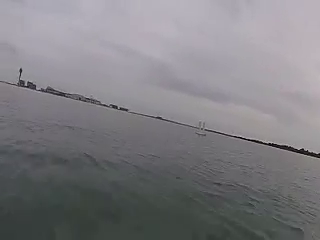
#> input picture frame 21 of src/PiCamera/testImages/some_boat.mp4, 320 x 240 px
$ python detectionHorizonMast.py   (older library calls are emulated)
#> lines starting #> are read from the running program, lines starting #| are printed output that depends on the picture; after the words box and inside, x2 and y2 are one past the last pixel; in counts of white or black regions, pixels touching at a corner belong together
#!/usr/bin/env python
# -*- coding: utf-8 -*-

##import rospy

# import the necessary packages
import time
import cv2
import numpy as np
from math import atan2
from numpy import pi, cos, sin, array, shape


def run():

    t0 = time.time()

    cap = cv2.VideoCapture('testImages/some_boat.mp4')
    cv2.namedWindow('Result', cv2.WINDOW_NORMAL)

    horizon_prev = (0, 320, 240)
    c = 0
    while(cap.isOpened()):
        # Capture frame-by-frame
        ret, image = cap.read()
#> image is the input picture: shape (240, 320, 3); mean B, G, R 128.6, 124.5, 125.7

        if ret:
            c += 1

            image = cv2.resize(image, (640,480))
#> image: shape (480, 640, 3)

#            cv2.imshow('Origin', image)

            #Find the area where is horizon is located and return a frame containing the horizon, transformed to be horizontal.
            #Takes about 0.04s per frame.
            horizon, horizon_height, horizon_prev = horizonArea(image, horizon_prev)

            #Find the areas where vertical lines are found (ie possible sailboats).
            #Takes about 0.1s per frame.
            masts, xMasts = detectMast(horizon, horizon_height)

            cv2.imshow('Result', masts)
            time.sleep(0.1)

            key = cv2.waitKey(1) & 0xFF
            if key == 27 or key == ord('q'):
                    break

            if key == 32:
                key = cv2.waitKey(1) & 0xFF
                while key != 32:
                    key = cv2.waitKey(1) & 0xFF

            elif key == ord('c'):
                cv2.imwrite('sample.png',masts)
                print("Picture saved")

        else:
            break

    cap.release()
    cv2.destroyAllWindows()
    print("Total time : ",time.time()-t0)
    print("Computed frames : ", c)
    print("Time per frame : ", (time.time()-t0)/c - 0.1)


####################################################################################################################################
####################################################################################################################################
######################                           USEFUL FUNCTIONS                            #######################################
####################################################################################################################################
####################################################################################################################################


def horizonArea(image, horizon_prev):

#> called with horizon_prev = (0, 320, 240)
    grey = cv2.cvtColor(image, cv2.COLOR_BGR2GRAY)

#    grey = cv2.bilateralFilter(grey,9,40,10) #more precision, but slower than medianBlur
#    grey = cv2.medianBlur(grey,7)


#    cv2.imshow('Blur', grey)

    rows,cols = grey.shape
#> rows = 480; cols = 640
#    tTest = time.time()

    kernel = np.zeros((7,7))
    kernel_side = np.ones((3,7))
    kernel[:3] = -(1./(4*7))*kernel_side
    kernel[-3:] = (1./(4*7))*kernel_side
    grad_y = cv2.filter2D(grey,cv2.CV_16S,kernel)
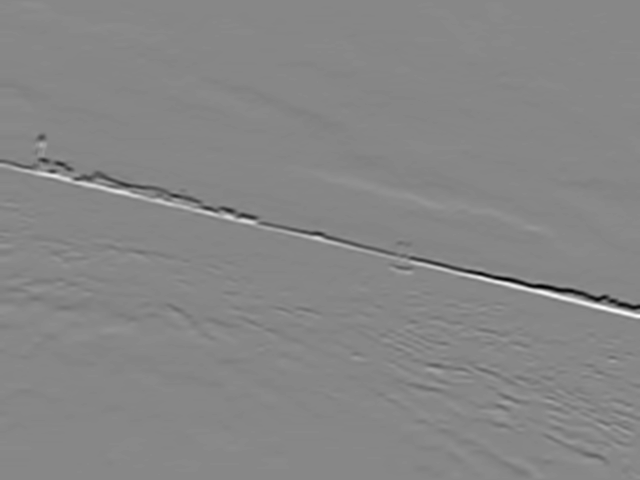
#> grad_y: shape (480, 640) int16; min -91, max 80, mean -0.7; drawn with min black and max white
    grad_y = np.uint8(np.absolute(grad_y))
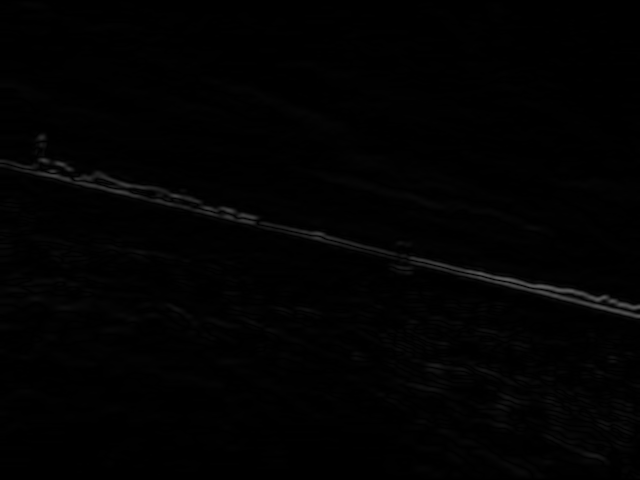
#> grad_y: shape (480, 640); min 0, max 91, mean 1.9
#    print('T_test', time.time()-tTest)


    ret, bin_y = cv2.threshold(grad_y,10,255,0)
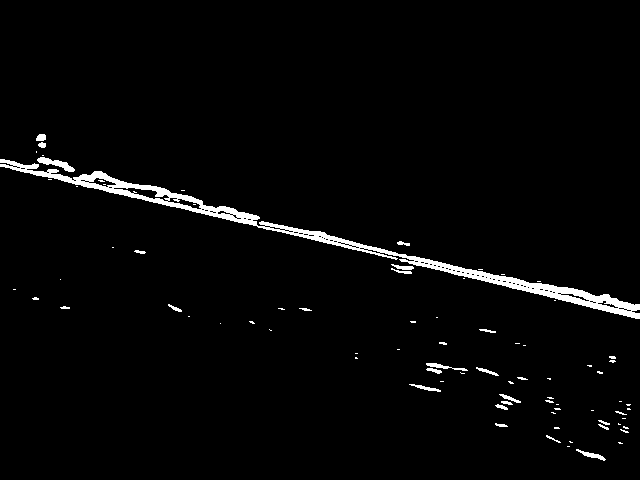
#> bin_y: shape (480, 640); 2.5% white; 81 white regions (55 under 20 px), largest, box (x1, y1, x2, y2) and area: (0, 159, 640, 319) 6030, (37, 157, 75, 172) 220, (426, 363, 468, 371) 114


    if __name__ == "__main__":
        cv2.imshow('Grad', grad_y)
        cv2.imshow('Bin', bin_y)

    horizontalLines = cv2.HoughLines(bin_y,5,np.pi/180,100)
#> horizontalLines = 900 rows, first 8: [160, 1.8], [150, 1.82], [165, 1.78], [145, 1.83], [175, 1.76], [135, 1.87], [190, 1.75], [200, 1.73]

    if horizontalLines is not None:
        for rho,theta in horizontalLines[0]:
            rotation = (theta-np.pi/2)*180/np.pi

            a = np.cos(theta)
            b = np.sin(theta)
            x0 = a*rho
            y0 = b*rho
            x1 = int(x0 + 10000*(-b))
            y1 = int(y0 + 10000*(a))
            x2 = int(x0 - 10000*(-b))
            y2 = int(y0 - 10000*(a))

            if abs(rotation) < 70 and abs(y0-horizon_prev[2]) < 70:

                if __name__ == "__main__":
                    cv2.line(image, (x1, y1), (x2, y2), (0,255,0), 1)

                horizon_prev = (rotation, x0, y0)

            else:
                rotation = horizon_prev[0]
                x0 = horizon_prev[1]
                y0 = horizon_prev[2]
#> this loop made 1 pass
#> (rho, theta, a, b, x1) on pass 1: (160, 1.8, -0.225, 0.974, -9779)
#> after the loop, horizon_prev = (0, 320, 240)
    else:
        rotation = horizon_prev[0]
        x0 = horizon_prev[1]
        y0 = horizon_prev[2]

    M = cv2.getRotationMatrix2D((x0, y0),rotation,1)
#> M = [[1, 0, 0], [0, 1, 0]]

    rotated = cv2.warpAffine(image,M,(cols,rows))

    rows_rotated, cols_rotated = shape(rotated)[0], shape(rotated)[1]
#> rows_rotated = 480; cols_rotated = 640

    horizon = int(M[1,0]*x0 + M[1,1]*y0 + M[1,2])
#> horizon = 240
    left = max( int(M[0,0]*0 + M[0,1]*0 + M[0,2]), int(M[0,0]*0 + M[0,1]*rows_rotated + M[0,2]))+1
#> left = 1
    right = min( int(M[0,0]*cols_rotated + M[0,1]*0 + M[0,2]), int(M[0,0]*cols_rotated + M[0,1]*rows_rotated + M[0,2]))-1
#> right = 639

    bottom_margin, top_margin = 0.05, 0.02
    bottom = min(rows_rotated,int(horizon + bottom_margin*rows_rotated))
#> bottom = 264
    top = max(0, int(horizon - top_margin*rows_rotated))
#> top = 230


    cropped = rotated[top:bottom, left:right]
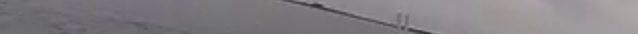
#> cropped: shape (34, 638, 3); mean B, G, R 131.2, 127, 130.5

    horizon_height = int(top_margin*rows_rotated)
#> horizon_height = 9
#> in run, `horizon, horizon_height, horizon_prev = horizonArea(image, horizon_prev)`: horizon_prev = (0, 320, 240)

    return cropped, horizon_height, horizon_prev


####################################################################################################################################
####################################################################################################################################

def detectMast(horizon, horizon_height):

#> called with horizon_height = 9
    grey = cv2.cvtColor(horizon, cv2.COLOR_BGR2GRAY)
#> grey: shape (34, 638)
    result = horizon.copy()

    kernel = np.zeros((5,5))
    kernel_side = np.ones((5,2))
    kernel[:,:2] = -(1./(4*5))*kernel_side
    kernel[:,-2:] = (1./(4*5))*kernel_side
    grad_x = cv2.filter2D(grey,cv2.CV_16S,kernel)
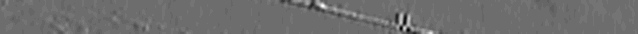
#> grad_x: shape (34, 638) int16; min -15, max 20, mean 0.117; drawn with min black and max white
    grad_x = np.uint8(np.absolute(grad_x))
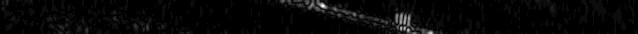
#> grad_x: shape (34, 638); min 0, max 20, mean 0.537; drawn with min black and max white

#    grad_x = cv2.Sobel(grey, -1, 1, 0, ksize = 3)

    kernel = np.ones((15,1))
    ret, bin_x = cv2.threshold(grad_x,5,255,0)
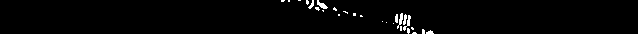
#> bin_x: shape (34, 638); 1.7% white in thin lines or dots, all inside (x1, y1, x2, y2) = (281, 0, 434, 34)
    bin_x = cv2.morphologyEx(bin_x, cv2.MORPH_OPEN, kernel)
#> bin_x: shape (34, 638); every value is 0


    kernel = np.zeros((7,7), np.uint8)
    kernel[:,3] = np.ones((7,), np.uint8)

    bin_x = cv2.morphologyEx(bin_x, cv2.MORPH_OPEN, kernel)

    verticalLines = cv2.HoughLines(bin_x,20,10*np.pi/180,70)
#> verticalLines = None

    possible_masts = []

    if verticalLines is not None:
#        print(len(verticalLines))
#        verticalLines = [verticalLines[i] for i in range(0, len(verticalLines), 1+len(verticalLines)//50)]
        for verticalLine in verticalLines:
            for rho,theta in verticalLine:

                a = np.cos(theta)
                b = np.sin(theta)
                x0 = a*rho
                y0 = b*rho
                x1 = int(x0 + 10000*(-b))
                y1 = int(y0 + 10000*(a))
                x2 = int(x0 - 10000*(-b))
                y2 = int(y0 - 10000*(a))

                if y2!=y1:
                    xMast = x2 - ((x2-x1)*(y2-horizon_height))/(y2-y1)
                else:
                    continue

                if -pi/4 < theta and theta < pi/4 and newMast(xMast, possible_masts):
                    possible_masts.append(xMast)
                    cv2.line(result, (xMast, horizon_height-10), (xMast, horizon_height+10), (0,0,255), 2)
                    cv2.line(result, (x1, y1), (x2, y2), (0,0,255), 1)

    return result, possible_masts


####################################################################################################################################
####################################################################################################################################


def newMast(possibleNew, mastList):
    check = True
    for mast in mastList:
        if abs(possibleNew - mast) < 30:
            check = False
    return check


if __name__ == "__main__":
    run()
#> in run, `masts, xMasts = detectMast(horizon, horizon_height)`: xMasts = []
#> (key q is pressed here)

$ run again, starting later in the video
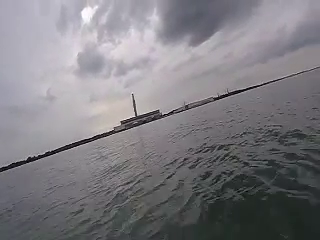
#> input picture frame 168 of src/PiCamera/testImages/some_boat.mp4, 320 x 240 px
#> in run, image is the input picture: shape (240, 320, 3); mean B, G, R 128.2, 123.3, 125.2
#> in horizonArea, `ret, bin_y = cv2.threshold(grad_y,10,255,0)`:
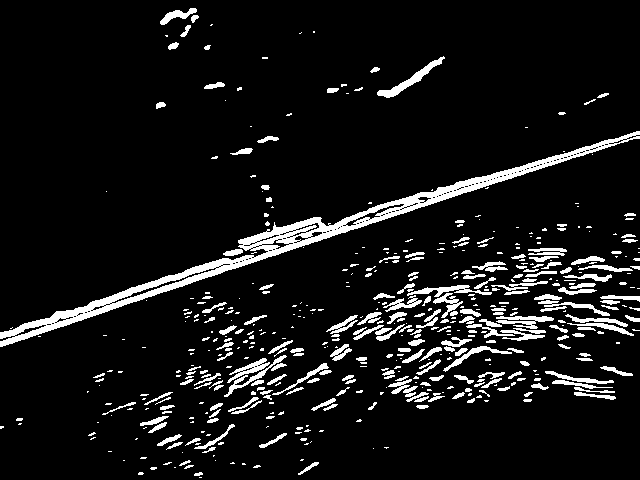
#> bin_y: shape (480, 640); 8.5% white; 513 white regions (291 under 20 px), largest, box (x1, y1, x2, y2) and area: (0, 131, 640, 347) 8090, (377, 56, 445, 98) 522, (496, 316, 554, 329) 381
#> horizontalLines = 2766 rows, first 8: [325, 1.26], [315, 1.27], [305, 1.29], [300, 1.31], [290, 1.33], [320, 1.19], [285, 1.34], [320, 1.57]
#> the loop in horizonArea, `for rho,theta in horizontalLines[0]:` made 1 pass
#> (rho, theta, a, b, x1) on pass 1: (325, 1.26, 0.309, 0.951, -9410)
#> M = [[0.951, -0.309, 100.4], [0.309, 0.951, -15.91]]
#> horizon = 309
#> left = 101
#> right = 559
#> bottom = 333
#> top = 299
#> in run, `horizon, horizon_height, horizon_prev = horizonArea(image, horizon_prev)`: horizon_height = 9; horizon_prev = (-18, 100.4, 309.1)
#> in detectMast, `bin_x = cv2.morphologyEx(bin_x, cv2.MORPH_OPEN, kernel)`:
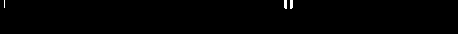
#> bin_x: shape (34, 458); 0.39% white; 3 white regions (1 under 20 px), largest, box (x1, y1, x2, y2) and area: (284, 0, 287, 9) 26, (290, 0, 293, 9) 26
#> verticalLines = None
#> xMasts = []
